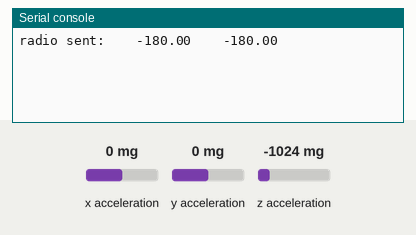
Bench run of a program on a simulated BBC micro:bit running MicroPython. Shown: the last lines printed to the serial console. The inputs (shaded band) are chosen by the test bench; at power-on: x acceleration 0 mg, y acceleration 0 mg, z acceleration -1024 mg. No radio messages arrive unless stated (any console line starting 'radio sent:' is added by the test bench).

Above: at 1.2 s.
1.3 s: x acceleration set to -1440 mg
At 2.5 s:
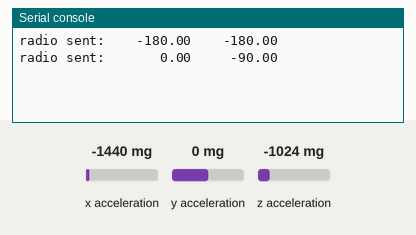
2.8 s: y acceleration set to 750 mg
At 4.0 s:
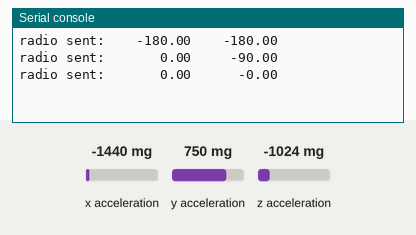
4.3 s: z acceleration set to -1440 mg
At 5.0 s:
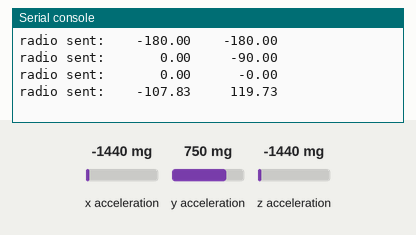
5.8 s: y acceleration set to -750 mg
At 7.0 s:
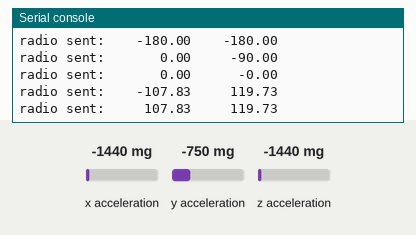
7.3 s: y acceleration set to 1440 mg
At 8.6 s:
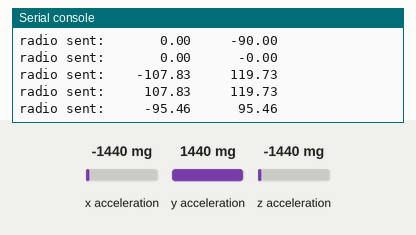

Measured:
- after the input at 1.3 s, the serial console: prints a new line at once (image 1)
- after the input at 2.8 s, the serial console: prints a new line at once (image 2)
- after the input at 4.3 s, the serial console: prints a new line at once (image 3)
- after the input at 5.8 s, the serial console: prints a new line at once (image 4)
- after the input at 7.3 s, the serial console: prints a new line at once (image 5)

The program:

microbit_radio_sender.py
```python
# Add your Python code here. E.g.
from microbit import *
from math import *
import radio

radio.on()
radio.config(channel = 50)

acc = accelerometer
payload = ""

while True:

    vec = (acc.get_x(), acc.get_y(), acc.get_z())
    pitch = atan2(vec[1], vec[2])
    roll = atan2(vec[0], vec[2])

    new_payload = "{:10.2f} {:10.2f}".format(cos(roll)*degrees(pitch),
        cos(pitch)*degrees(roll))


    if payload != new_payload:
        radio.send(new_payload)

    payload = new_payload
    sleep(20)
```
